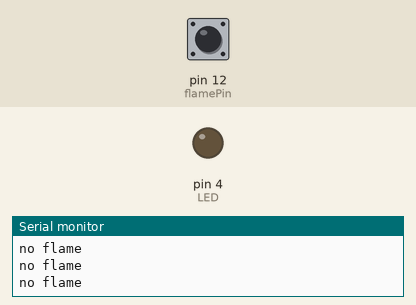
This sketch was run on a simulated Arduino Uno, built with avr-gcc and run on an emulated ATmega328P. Shown: output pins drawn as LEDs (lit = HIGH), the last lines printed to the serial monitor. Dashed ring = blinking. The inputs (shaded band) are chosen by the test bench; at power-on: pin 12 (flamePin) HIGH.

Above: at 1.2 s.
1.3 s: pin 12 (flamePin) driven LOW
At 2.5 s:
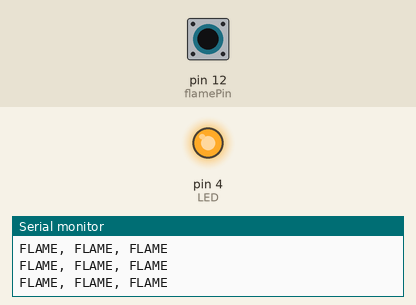
2.8 s: pin 12 (flamePin) driven HIGH
At 3.6 s:
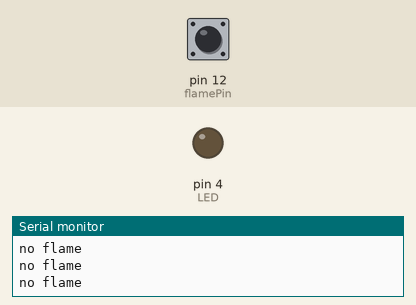
4.3 s: pin 12 (flamePin) pulsed LOW 2 times (0.12 s each, 0.3 s apart)
At 4.39 s:
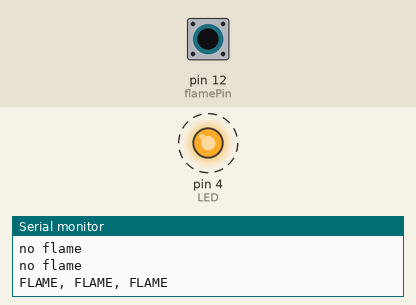
Timing chart, 0 to 7.3 s (numbered marks = the images above; inputs shaded):
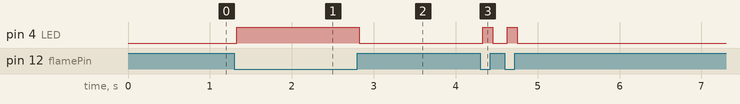

The sketch:

flame_digital.ino
```cpp
#define flamePin 12
int LED = 4; // Use the onboard Uno LED
//int isFlamePin = 11;  // This is our input pin
int isFlame = HIGH;  // HIGH MEANS NO FLAME

void setup() {
  pinMode(LED, OUTPUT);
  pinMode(flamePin, INPUT);
  Serial.begin(9600);

}

void loop() {
  isFlame = digitalRead(flamePin);
  if (isFlame == LOW)
  {
    Serial.println("FLAME, FLAME, FLAME");
    digitalWrite(LED, HIGH);
  }
  else
  {
    Serial.println("no flame");
    digitalWrite(LED, LOW);
  }
}
```

Measured:
- after the input at 1.3 s, pin 4 (LED): LOW → HIGH at once
- after the input at 2.8 s, pin 4 (LED): HIGH → LOW at once
- after the input at 4.3 s, pin 4 (LED): alternates HIGH for 0.12 s and LOW for 0.18 s, 4 changes in all, then stays LOW, starting at once
